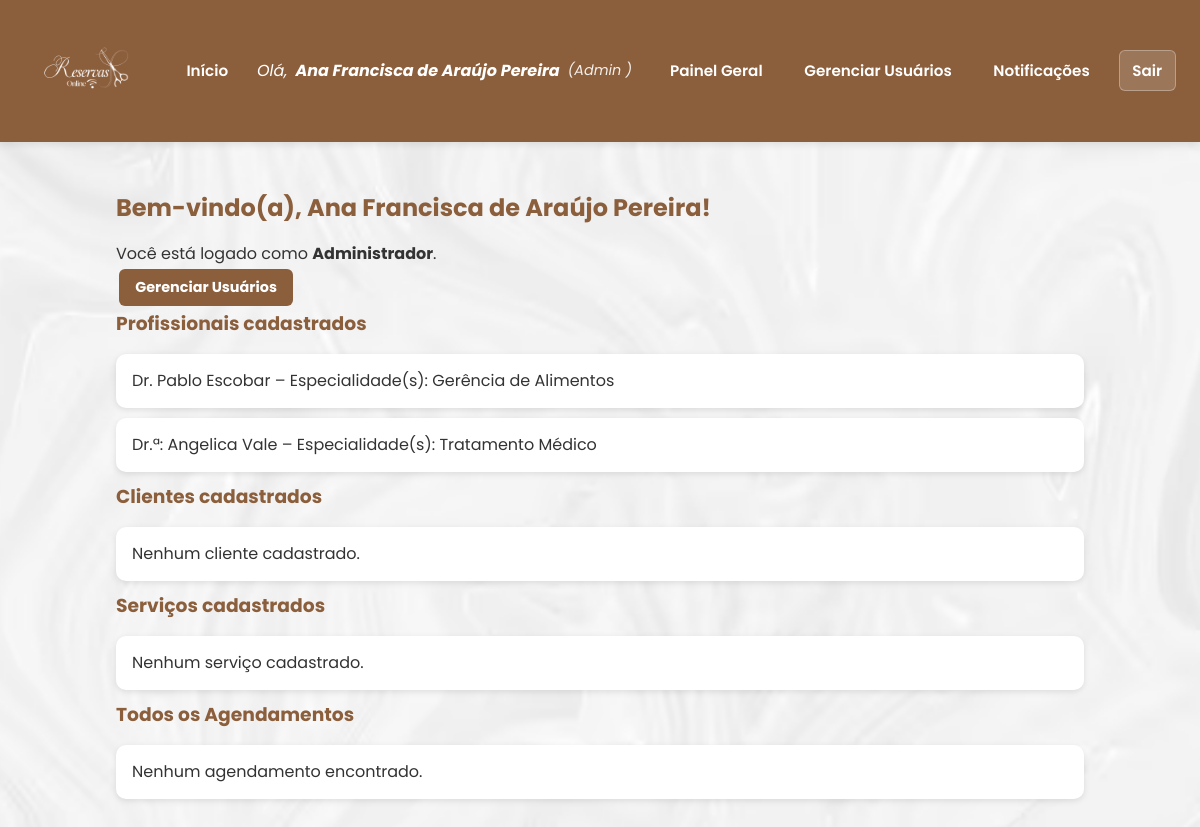
Page /dashboard/admin (signed in) on the earlier database version.
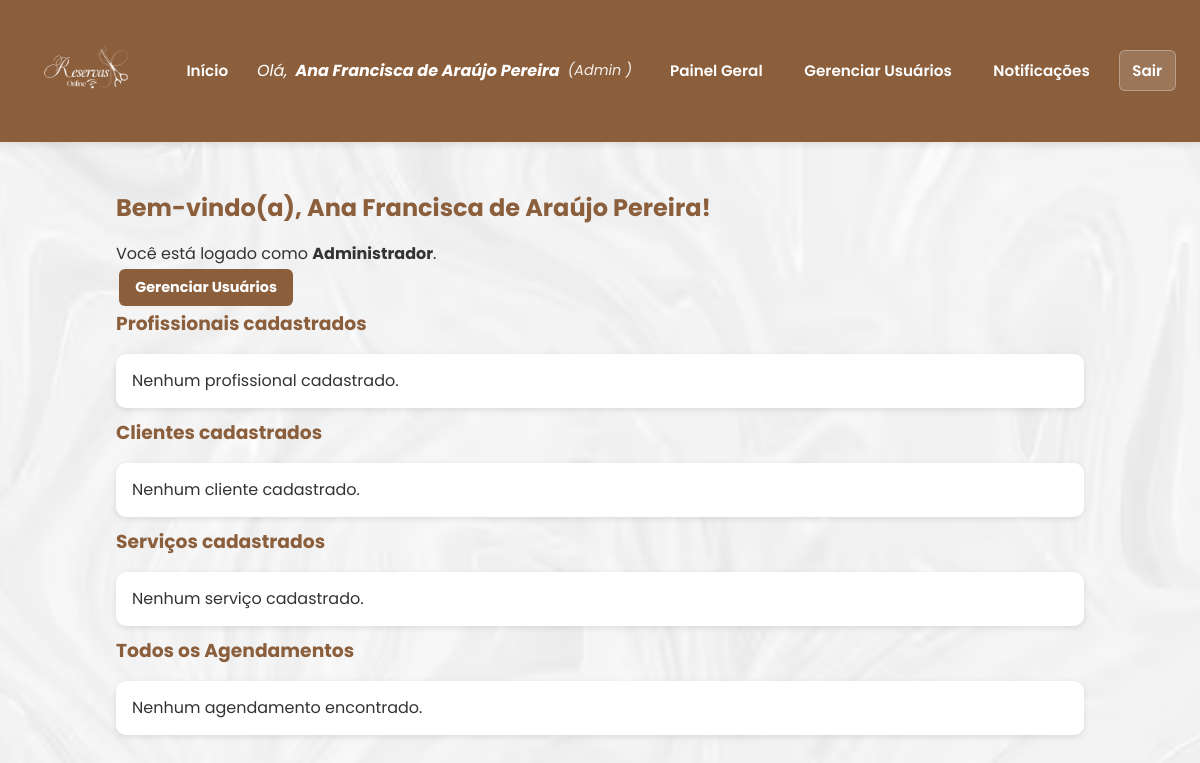
Same page on the later database version.
### models.py (models this page shows)
class Profissional(db.Model):
    __tablename__ = 'tb_profissionais'
    id = db.Column('pro_id', db.Integer, primary_key=True)
    user_id = db.Column(
        'pro_usu_id',
        db.Integer,
        db.ForeignKey('tb_usuarios.usu_id'),
        unique=True
    )
    contato = db.Column('pro_contato', db.String(200))
    especialidades = db.Column('pro_especialidades', db.String(500))
    foto_perfil = db.Column('pro_foto_perfil', db.String(100))
    status = db.Column(
        'pro_status',
        db.Enum('pendente', 'aprovado', 'reprovado', name='status_prof_enum'),
        nullable=False,
        default='pendente'
    )
    user = db.relationship('User', back_populates='profissional')
    servicos = db.relationship(
        'Servico',
        back_populates='profissional',
        cascade='all, delete-orphan'
    )
    agendamentos = db.relationship(
        'Agendamento',
        back_populates='profissional',
        cascade='all, delete-orphan'
    )

class User(db.Model):
    __tablename__ = 'tb_usuarios'
    id = db.Column('usu_id', db.Integer, primary_key=True)
    nome = db.Column('usu_nome', db.String(200), nullable=False)
    email = db.Column('usu_email', db.String(200), unique=True, nullable=False)
    senha_hash = db.Column('usu_senha', db.String(200), nullable=False)
    perfil = db.Column(
        'usu_tipo',
        db.Enum('cliente', 'profissional', 'admin', name='perfil_enum'),
        nullable=False,
        default='cliente'
    )
    is_ativo = db.Column('usu_ativo', db.Boolean, nullable=False, default=True)
    cliente = db.relationship(
        'Cliente',
        uselist=False,
        back_populates='user',
        cascade='all, delete-orphan'
    )
    profissional = db.relationship(
        'Profissional',
        uselist=False,
        back_populates='user',
        cascade='all, delete-orphan'
    )
    administrador = db.relationship(
        'Administrador',
        uselist=False,
        back_populates='user',
        cascade='all, delete-orphan'
    )
    notificacoes = db.relationship(
        'Notificacao',
        back_populates='user',
        cascade='all, delete-orphan'
    )

### app.py (the view)
@app.route('/dashboard/admin')
@exige_login
def dashboard_admin():
    u = current_user()
    if u.perfil != 'admin':
        return redirect(url_for('index'))
    profissionais = Profissional.query.all()
    clientes = Cliente.query.all()
    servicos = Servico.query.all()
    ags = Agendamento.query.order_by(Agendamento.data_hora.desc()).all()
    return render_template(
        'dashboard_admin.html',
        user=u,
        profissionais=profissionais,
        clientes=clientes,
        servicos=servicos,
        agendamentos=ags
    )

### app.py (called while the page is built)
def current_user():
    uid = session.get('user_id')
    if not uid:
        return None
    return User.query.get(uid)

def exige_login(func):
    from functools import wraps
    @wraps(func)
    def wrapper(*args, **kwargs):
        if not current_user():
            return redirect(url_for('index'))
        return func(*args, **kwargs)
    return wrapper

### templates/dashboard_admin.html (shortened to what this page needs)
{% extends "base.html" %}
{% block content %}
  <div class="container">
    <h2>Bem-vindo(a), {{ user.nome }}!</h2>
    <p>Você está logado como <strong>Administrador</strong>.</p>
    <p>
      <a href="{{ url_for('painel_usuarios') }}" class="btn btn-info">Gerenciar Usuários</a>
    </p>
    <h3>Profissionais cadastrados</h3>
    <ul>
      {% for p in profissionais %}
        <li>{{ p.user.nome }} – Especialidade(s): {{ p.especialidades }}</li>
      {% else %}
        <li>Nenhum profissional cadastrado.</li>
      {% endfor %}
    </ul>
    <h3>Clientes cadastrados</h3>
    <ul>
      {% for c in clientes %}
        <li>{{ c.user.nome }} – Contato: {{ c.contato if c.contato else 'Não informado' }}</li>
      {% else %}
        <li>Nenhum cliente cadastrado.</li>
      {% endfor %}
    </ul>
    <h3>Serviços cadastrados</h3>
    <ul>
      {% for s in servicos %}
        <li>{{ s.nome }} ({{ s.duracao_min }} min) – Profissional: {{ s.profissional.user.nome }}</li>
      {% else %}
        <li>Nenhum serviço cadastrado.</li>
      {% endfor %}
    </ul>
    <h3>Todos os Agendamentos</h3>
    <ul>
      {% for ag in agendamentos %}
        <li>
          {{ ag.data_hora.strftime('%d/%m/%Y %H:%M') }} –
          Serviço: {{ ag.servico.nome }} |
          Cliente: {{ ag.cliente.user.nome }} |
          Profissional: {{ ag.profissional.user.nome }}
          ({{ ag.status }})
        </li>
      {% else %}
        <li>Nenhum agendamento encontrado.</li>
      {% endfor %}
    </ul>
  </div>
{% endblock %}

Differences in the rows shown:
removed Profissional: user.nome "Dr. Pablo Escobar", especialidades "Gerência de Alimentos"
removed Profissional: user.nome "Dr.ª: Angelica Vale", especialidades "Tratamento Médico"
Other differences:
text now shown: "Nenhum profissional cadastrado."
